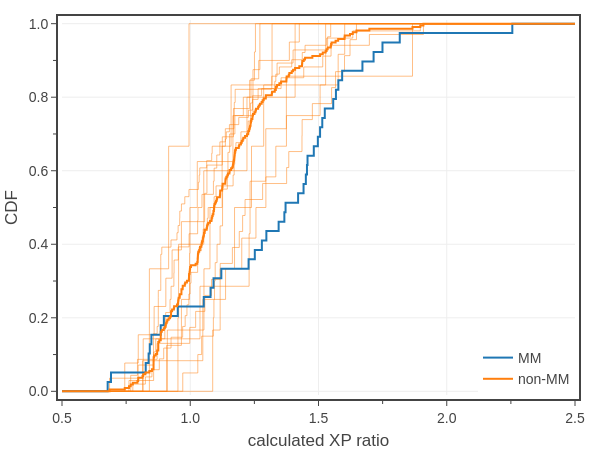

The notebook cell this image was saved under:
### Code cell
# Fig. 5: plot CDF of eXP Ratio for different source books
plotColumn = 'eXP Ratio'
groups = {
    'MM': {'Book': ['MM (2014)'], 'color': '#1f77b4'},
    'non-MM': {'Book': ['VGtM','MToF','GGtR','ERftLW','EGtW','MOoT','VRGtR','FToD','SaCoC','MPMotM','SAiS:BAM','BPGotG','PAitM:MPP','TBoMT'], 'color': '#ff7f0e'}
}

df1 = df0[df0['CR'].between(1,30) & df0['Book Type'].isin(['Source']) & df0['Legendary'].isin(['L','LL'])]
df1['Book'] = df1['Book'].cat.remove_unused_categories()


rMin = 0.5; rMax = 3; rDel = 0.05
rLims = [rMin - rDel/2, rMax + rDel/2]
rRange = np.linspace(rMin - rDel/2, rMax + rDel/2, int(round((rMax - rMin)/rDel)) + 2)

# plot results
fig = go.Figure()

for b in groups['non-MM']['Book']:
    x = df1[df1['Book'].isin([b])][plotColumn].to_numpy()
    if len(x) == 0:
        continue
    x = np.append(np.insert(np.sort(x), 0, 0.0), 3.0)
    y = np.array(range(0,len(x)))/(len(x)-2)
    fig.add_trace(go.Scatter(
        x=x, 
        y=y,
        mode='lines',
        name=b,
        legendgroup='non-MM',
        showlegend=False,
        line_shape='hv',
        line_width=0.5,
        line_color=groups['non-MM']['color'],
        hovertemplate = '<b>'+b+'</b><br>'
            + 'XP ratio %{y:.2f}<br>'
            + 'CDF %{y:.2f}'
            + '<extra></extra>',
    ))

for g in groups:
    x = df1[df1['Book'].isin(groups[g]['Book'])][plotColumn].to_numpy()
    x = np.append(np.insert(np.sort(x), 0, 0.0), 3.0)
    y = np.array(range(0,len(x)))/(len(x)-2)
    fig.add_trace(go.Scatter(
        x=x, 
        y=y,
        mode='lines',
        name=g,
        legendgroup=g,
        line_shape='hv',
        line_width=2.0,
        line_color=groups[g]['color'],
        hovertemplate = '<b>'+g+'</b><br>'
            + 'XP ratio %{y:.2f}<br>'
            + 'CDF %{y:.2f}'
            + '<extra></extra>',
    ))

# show figure
fig.update_layout(
    template=tfb.FIG_TEMPLATE,
    xaxis=dict(title_text='calculated XP ratio', range=[0.5,2.5], dtick=0.5, tickformat='.1f', minor_dtick=0.25),
    yaxis=dict(title_text='CDF', range=[-0.01, 1.01], dtick=0.2, tickformat='.1f', minor_dtick=0.1),
    legend=dict(xanchor='right', x=1.00, yanchor='bottom',  y=0.00),
    width=600, 
    height=450,
)
fig.show(config=tfb.FIG_CONFIG)

# save figures
if SAVEFIGS:
    fig.update_layout(autosize=True, width=None, height=None)
    tfb.save_fig_html(fig, format='large', name='fig-exp-ratio-cdf-mm-vs-source-books-large', style='aspect-ratio: 600/500;', selector={'name': 'none'})
    tfb.save_fig_html(fig, format='small', name='fig-exp-ratio-cdf-mm-vs-source-books-small', style='aspect-ratio: 600/550;', selector={'name': 'none'})

### Figure 1 — Plotly figure (JSON) as saved in the notebook; plotly's stock layout.template omitted (floating-point values rounded to 4 significant figures; data arrays with more than 128 entries replaced by an {"elided": "..."} marker saying what was removed)
{"data": [{"hovertemplate": "<b>VGtM</b><br>XP ratio %{y:.2f}<br>CDF %{y:.2f}<extra></extra>", "legendgroup": "non-MM", "line": {"color": "#ff7f0e", "shape": "hv", "width": 0.5}, "mode": "lines", "name": "VGtM", "showlegend": false, "type": "scatter", "x": [0.0, 0.9521, 0.9546, 1.053, 1.221, 1.409, 3.0], "y": [0.0, 0.2, 0.4, 0.6, 0.8, 1.0, 1.2]}, {"hovertemplate": "<b>MToF</b><br>XP ratio %{y:.2f}<br>CDF %{y:.2f}<extra></extra>", "legendgroup": "non-MM", "line": {"color": "#ff7f0e", "shape": "hv", "width": 0.5}, "mode": "lines", "name": "MToF", "showlegend": false, "type": "scatter", "x": [0.0, 0.6855, 0.7969, 0.8572, 0.8654, 0.9009, 0.9042, 0.9212, 0.9251, 0.9362, 0.937, 0.9534, 0.9955, 1.029, 1.03, 1.046, 1.09, 1.093, 1.103, 1.116, 1.137, 1.17, 1.172, 1.175, 1.318, 1.338, 1.401, 1.536, 1.548, 3.0], "y": [0.0, 0.03571, 0.07143, 0.1071, 0.1429, 0.1786, 0.2143, 0.25, 0.2857, 0.3214, 0.3571, 0.3929, 0.4286, 0.4643, 0.5, 0.5357, 0.5714, 0.6071, 0.6429, 0.6786, 0.7143, 0.75, 0.7857, 0.8214, 0.8571, 0.8929, 0.9286, 0.9643, 1.0, 1.036]}, {"hovertemplate": "<b>GGtR</b><br>XP ratio %{y:.2f}<br>CDF %{y:.2f}<extra></extra>", "legendgroup": "non-MM", "line": {"color": "#ff7f0e", "shape": "hv", "width": 0.5}, "mode": "lines", "name": "GGtR", "showlegend": false, "type": "scatter", "x": [0.0, 0.7447, 0.7973, 0.8592, 0.9048, 0.9292, 0.9656, 1.056, 1.065, 1.125, 1.168, 1.232, 1.25, 1.254, 3.0], "y": [0.0, 0.07692, 0.1538, 0.2308, 0.3077, 0.3846, 0.4615, 0.5385, 0.6154, 0.6923, 0.7692, 0.8462, 0.9231, 1.0, 1.077]}, {"hovertemplate": "<b>ERftLW</b><br>XP ratio %{y:.2f}<br>CDF %{y:.2f}<extra></extra>", "legendgroup": "non-MM", "line": {"color": "#ff7f0e", "shape": "hv", "width": 0.5}, "mode": "lines", "name": "ERftLW", "showlegend": false, "type": "scatter", "x": [0.0, 0.9079, 0.9656, 0.9971, 0.9987, 1.027, 1.166, 1.245, 1.271, 3.0], "y": [0.0, 0.125, 0.25, 0.375, 0.5, 0.625, 0.75, 0.875, 1.0, 1.125]}, {"hovertemplate": "<b>EGtW</b><br>XP ratio %{y:.2f}<br>CDF %{y:.2f}<extra></extra>", "legendgroup": "non-MM", "line": {"color": "#ff7f0e", "shape": "hv", "width": 0.5}, "mode": "lines", "name": "EGtW", "showlegend": false, "type": "scatter", "x": [0.0, 0.8407, 0.9158, 0.9951, 3.0], "y": [0.0, 0.3333, 0.6667, 1.0, 1.333]}, {"hovertemplate": "<b>MOoT</b><br>XP ratio %{y:.2f}<br>CDF %{y:.2f}<extra></extra>", "legendgroup": "non-MM", "line": {"color": "#ff7f0e", "shape": "hv", "width": 0.5}, "mode": "lines", "name": "MOoT", "showlegend": false, "type": "scatter", "x": [0.0, 0.8165, 1.038, 1.229, 1.233, 1.295, 1.375, 1.866, 3.0], "y": [0.0, 0.1429, 0.2857, 0.4286, 0.5714, 0.7143, 0.8571, 1.0, 1.143]}, {"hovertemplate": "<b>VRGtR</b><br>XP ratio %{y:.2f}<br>CDF %{y:.2f}<extra></extra>", "legendgroup": "non-MM", "line": {"color": "#ff7f0e", "shape": "hv", "width": 0.5}, "mode": "lines", "name": "VRGtR", "showlegend": false, "type": "scatter", "x": [0.0, 1.087, 1.117, 1.173, 1.239, 1.286, 1.528, 3.0], "y": [0.0, 0.1667, 0.3333, 0.5, 0.6667, 0.8333, 1.0, 1.167]}, {"hovertemplate": "<b>FToD</b><br>XP ratio %{y:.2f}<br>CDF %{y:.2f}<extra></extra>", "legendgroup": "non-MM", "line": {"color": "#ff7f0e", "shape": "hv", "width": 0.5}, "mode": "lines", "name": "FToD", "showlegend": false, "type": "scatter", "x": [0.0, 0.7761, 0.8251, 0.8507, 0.8569, 0.8569, 0.8569, 0.8569, 0.8569, 0.871, 0.8755, 0.8755, 0.8755, 0.8755, 0.8755, 0.885, 0.885, 0.885, 0.885, 0.885, 0.8891, 0.9249, 0.9483, 0.9528, 0.9588, 0.9592, 0.9657, 0.9787, 0.995, 1.032, 1.035, 1.037, 1.064, 1.084, 1.086, 1.137, 1.141, 1.153, 1.189, 1.227, 1.235, 1.242, 1.278, 1.33, 1.334, 1.347, 1.396, 1.437, 1.448, 1.532, 1.634, 1.897, 3.0], "y": [0.0, 0.01961, 0.03922, 0.05882, 0.07843, 0.09804, 0.1176, 0.1373, 0.1569, 0.1765, 0.1961, 0.2157, 0.2353, 0.2549, 0.2745, 0.2941, 0.3137, 0.3333, 0.3529, 0.3725, 0.3922, 0.4118, 0.4314, 0.451, 0.4706, 0.4902, 0.5098, 0.5294, 0.549, 0.5686, 0.5882, 0.6078, 0.6275, 0.6471, 0.6667, 0.6863, 0.7059, 0.7255, 0.7451, 0.7647, 0.7843, 0.8039, 0.8235, 0.8431, 0.8627, 0.8824, 0.902, 0.9216, 0.9412, 0.9608, 0.9804, 1.0, 1.02]}, {"hovertemplate": "<b>MPMotM</b><br>XP ratio %{y:.2f}<br>CDF %{y:.2f}<extra></extra>", "legendgroup": "non-MM", "line": {"color": "#ff7f0e", "shape": "hv", "width": 0.5}, "mode": "lines", "name": "MPMotM", "showlegend": false, "type": "scatter", "x": [0.0, 0.761, 0.8572, 0.8793, 0.8965, 0.9251, 0.9704, 0.9802, 0.9871, 0.9946, 0.9995, 1.003, 1.029, 1.03, 1.043, 1.05, 1.067, 1.07, 1.093, 1.101, 1.167, 1.171, 1.173, 1.178, 1.198, 1.226, 1.235, 1.243, 1.265, 1.354, 1.442, 1.517, 1.549, 1.698, 1.909, 3.0], "y": [0.0, 0.02941, 0.05882, 0.08824, 0.1176, 0.1471, 0.1765, 0.2059, 0.2353, 0.2647, 0.2941, 0.3235, 0.3529, 0.3824, 0.4118, 0.4412, 0.4706, 0.5, 0.5294, 0.5588, 0.5882, 0.6176, 0.6471, 0.6765, 0.7059, 0.7353, 0.7647, 0.7941, 0.8235, 0.8529, 0.8824, 0.9118, 0.9412, 0.9706, 1.0, 1.029]}, {"hovertemplate": "<b>SAiS:BAM</b><br>XP ratio %{y:.2f}<br>CDF %{y:.2f}<extra></extra>", "legendgroup": "non-MM", "line": {"color": "#ff7f0e", "shape": "hv", "width": 0.5}, "mode": "lines", "name": "SAiS:BAM", "showlegend": false, "type": "scatter", "x": [0.0, 0.9106, 1.053, 1.077, 1.124, 1.159, 1.319, 3.0], "y": [0.0, 0.1667, 0.3333, 0.5, 0.6667, 0.8333, 1.0, 1.167]}, {"hovertemplate": "<b>BPGotG</b><br>XP ratio %{y:.2f}<br>CDF %{y:.2f}<extra></extra>", "legendgroup": "non-MM", "line": {"color": "#ff7f0e", "shape": "hv", "width": 0.5}, "mode": "lines", "name": "BPGotG", "showlegend": false, "type": "scatter", "x": [0.0, 0.9707, 1.029, 1.044, 1.09, 1.092, 1.095, 1.097, 1.105, 1.116, 1.126, 1.126, 1.145, 1.147, 1.153, 1.174, 1.207, 1.237, 1.267, 1.386, 1.425, 3.0], "y": [0.0, 0.05, 0.1, 0.15, 0.2, 0.25, 0.3, 0.35, 0.4, 0.45, 0.5, 0.55, 0.6, 0.65, 0.7, 0.75, 0.8, 0.85, 0.9, 0.95, 1.0, 1.05]}, {"hovertemplate": "<b>PAitM:MPP</b><br>XP ratio %{y:.2f}<br>CDF %{y:.2f}<extra></extra>", "legendgroup": "non-MM", "line": {"color": "#ff7f0e", "shape": "hv", "width": 0.5}, "mode": "lines", "name": "PAitM:MPP", "showlegend": false, "type": "scatter", "x": [0.0, 0.8139, 1.049, 1.049, 1.138, 1.201, 1.256, 1.295, 1.334, 1.375, 1.506, 1.577, 1.602, 3.0], "y": [0.0, 0.08333, 0.1667, 0.25, 0.3333, 0.4167, 0.5, 0.5833, 0.6667, 0.75, 0.8333, 0.9167, 1.0, 1.083]}, {"hovertemplate": "<b>TBoMT</b><br>XP ratio %{y:.2f}<br>CDF %{y:.2f}<extra></extra>", "legendgroup": "non-MM", "line": {"color": "#ff7f0e", "shape": "hv", "width": 0.5}, "mode": "lines", "name": "TBoMT", "showlegend": false, "type": "scatter", "x": [0.0, 0.7678, 0.7942, 0.871, 0.9981, 1.021, 1.057, 1.083, 1.117, 1.164, 1.191, 1.204, 1.214, 1.282, 1.376, 1.384, 1.436, 1.436, 1.476, 1.551, 1.567, 1.601, 1.623, 1.648, 3.0], "y": [0.0, 0.04348, 0.08696, 0.1304, 0.1739, 0.2174, 0.2609, 0.3043, 0.3478, 0.3913, 0.4348, 0.4783, 0.5217, 0.5652, 0.6087, 0.6522, 0.6957, 0.7391, 0.7826, 0.8261, 0.8696, 0.913, 0.9565, 1.0, 1.043]}, {"hovertemplate": "<b>MM</b><br>XP ratio %{y:.2f}<br>CDF %{y:.2f}<extra></extra>", "legendgroup": "MM", "line": {"color": "#1f77b4", "shape": "hv", "width": 2}, "mode": "lines", "name": "MM", "type": "scatter", "x": [0.0, 0.678, 0.691, 0.8264, 0.8377, 0.8423, 0.8486, 0.8849, 0.8972, 0.9514, 1.053, 1.079, 1.091, 1.121, 1.227, 1.252, 1.279, 1.297, 1.345, 1.367, 1.372, 1.42, 1.442, 1.451, 1.455, 1.457, 1.482, 1.497, 1.506, 1.515, 1.525, 1.557, 1.568, 1.577, 1.592, 1.671, 1.715, 1.749, 1.817, 2.256, 3.0], "y": [0.0, 0.02564, 0.05128, 0.07692, 0.1026, 0.1282, 0.1538, 0.1795, 0.2051, 0.2308, 0.2564, 0.2821, 0.3077, 0.3333, 0.359, 0.3846, 0.4103, 0.4359, 0.4615, 0.4872, 0.5128, 0.5385, 0.5641, 0.5897, 0.6154, 0.641, 0.6667, 0.6923, 0.7179, 0.7436, 0.7692, 0.7949, 0.8205, 0.8462, 0.8718, 0.8974, 0.9231, 0.9487, 0.9744, 1.0, 1.026]}, {"hovertemplate": "<b>non-MM</b><br>XP ratio %{y:.2f}<br>CDF %{y:.2f}<extra></extra>", "legendgroup": "non-MM", "line": {"color": "#ff7f0e", "shape": "hv", "width": 2}, "mode": "lines", "name": "non-MM", "type": "scatter", "x": {"elided": "218 float values"}, "y": {"elided": "218 float values"}}], "layout": {"height": 450, "legend": {"x": 1, "xanchor": "right", "y": 0, "yanchor": "bottom"}, "width": 600, "xaxis": {"dtick": 0.5, "minor": {"dtick": 0.25}, "range": [0.5, 2.5], "tickformat": ".1f", "title": {"text": "calculated XP ratio"}}, "yaxis": {"dtick": 0.2, "minor": {"dtick": 0.1}, "range": [-0.01, 1.01], "tickformat": ".1f", "title": {"text": "CDF"}}}}
